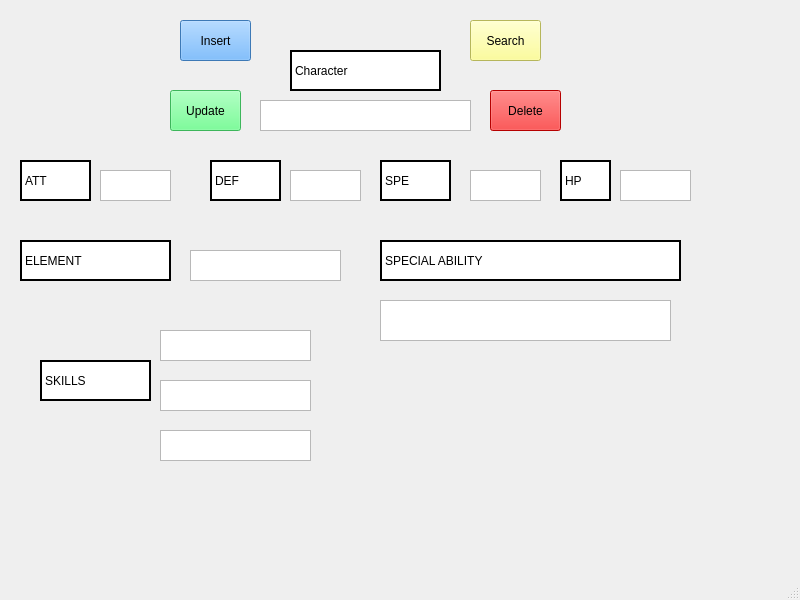
<?xml version="1.0" encoding="UTF-8"?>
<ui version="4.0">
 <class>MainWindow</class>
 <widget class="QMainWindow" name="MainWindow">
  <property name="geometry">
   <rect>
    <x>0</x>
    <y>0</y>
    <width>800</width>
    <height>600</height>
   </rect>
  </property>
  <property name="windowTitle">
   <string>MainWindow</string>
  </property>
  <widget class="QWidget" name="centralwidget">
   <widget class="QTextEdit" name="characterEdit">
    <property name="geometry">
     <rect>
      <x>260</x>
      <y>100</y>
      <width>211</width>
      <height>31</height>
     </rect>
    </property>
   </widget>
   <widget class="QLabel" name="Character">
    <property name="geometry">
     <rect>
      <x>290</x>
      <y>50</y>
      <width>151</width>
      <height>41</height>
     </rect>
    </property>
    <property name="styleSheet">
     <string notr="true">font: 700 20pt &quot;Segoe UI&quot;;
background-color: rgb(255, 255, 255);
color: rgb(0, 0, 0);
border: 2px solid black;</string>
    </property>
    <property name="text">
     <string>Character</string>
    </property>
   </widget>
   <widget class="QLabel" name="ATT">
    <property name="geometry">
     <rect>
      <x>20</x>
      <y>160</y>
      <width>71</width>
      <height>41</height>
     </rect>
    </property>
    <property name="styleSheet">
     <string notr="true">font: 700 20pt &quot;Segoe UI&quot;;
background-color: rgb(255, 255, 255);
color: rgb(0, 0, 0);
border: 2px solid black;</string>
    </property>
    <property name="text">
     <string>ATT</string>
    </property>
   </widget>
   <widget class="QLabel" name="DEF">
    <property name="geometry">
     <rect>
      <x>210</x>
      <y>160</y>
      <width>71</width>
      <height>41</height>
     </rect>
    </property>
    <property name="styleSheet">
     <string notr="true">font: 700 20pt &quot;Segoe UI&quot;;
background-color: rgb(255, 255, 255);
color: rgb(0, 0, 0);
border: 2px solid black;</string>
    </property>
    <property name="text">
     <string>DEF</string>
    </property>
   </widget>
   <widget class="QLabel" name="SPE">
    <property name="geometry">
     <rect>
      <x>380</x>
      <y>160</y>
      <width>71</width>
      <height>41</height>
     </rect>
    </property>
    <property name="styleSheet">
     <string notr="true">font: 700 20pt &quot;Segoe UI&quot;;
background-color: rgb(255, 255, 255);
color: rgb(0, 0, 0);
border: 2px solid black;</string>
    </property>
    <property name="text">
     <string>SPE</string>
    </property>
   </widget>
   <widget class="QLabel" name="HP">
    <property name="geometry">
     <rect>
      <x>560</x>
      <y>160</y>
      <width>51</width>
      <height>41</height>
     </rect>
    </property>
    <property name="styleSheet">
     <string notr="true">font: 700 20pt &quot;Segoe UI&quot;;
background-color: rgb(255, 255, 255);
color: rgb(0, 0, 0);
border: 2px solid black;</string>
    </property>
    <property name="text">
     <string>HP</string>
    </property>
   </widget>
   <widget class="QTextEdit" name="att_Edit">
    <property name="geometry">
     <rect>
      <x>100</x>
      <y>170</y>
      <width>71</width>
      <height>31</height>
     </rect>
    </property>
   </widget>
   <widget class="QTextEdit" name="def_Edit">
    <property name="geometry">
     <rect>
      <x>290</x>
      <y>170</y>
      <width>71</width>
      <height>31</height>
     </rect>
    </property>
   </widget>
   <widget class="QTextEdit" name="spe_Edit">
    <property name="geometry">
     <rect>
      <x>470</x>
      <y>170</y>
      <width>71</width>
      <height>31</height>
     </rect>
    </property>
   </widget>
   <widget class="QTextEdit" name="hp_Edit">
    <property name="geometry">
     <rect>
      <x>620</x>
      <y>170</y>
      <width>71</width>
      <height>31</height>
     </rect>
    </property>
   </widget>
   <widget class="QLabel" name="Element">
    <property name="geometry">
     <rect>
      <x>20</x>
      <y>240</y>
      <width>151</width>
      <height>41</height>
     </rect>
    </property>
    <property name="styleSheet">
     <string notr="true">font: 700 20pt &quot;Segoe UI&quot;;
background-color: rgb(255, 255, 255);
color: rgb(0, 0, 0);
border: 2px solid black;</string>
    </property>
    <property name="text">
     <string>ELEMENT</string>
    </property>
   </widget>
   <widget class="QTextEdit" name="elementEdit">
    <property name="geometry">
     <rect>
      <x>190</x>
      <y>250</y>
      <width>151</width>
      <height>31</height>
     </rect>
    </property>
   </widget>
   <widget class="QLabel" name="Skills">
    <property name="geometry">
     <rect>
      <x>40</x>
      <y>360</y>
      <width>111</width>
      <height>41</height>
     </rect>
    </property>
    <property name="styleSheet">
     <string notr="true">font: 700 20pt &quot;Segoe UI&quot;;
background-color: rgb(255, 255, 255);
color: rgb(0, 0, 0);
border: 2px solid black;</string>
    </property>
    <property name="text">
     <string>SKILLS</string>
    </property>
   </widget>
   <widget class="QTextEdit" name="skill_Edit">
    <property name="geometry">
     <rect>
      <x>160</x>
      <y>330</y>
      <width>151</width>
      <height>31</height>
     </rect>
    </property>
   </widget>
   <widget class="QTextEdit" name="skill_Edit_2">
    <property name="geometry">
     <rect>
      <x>160</x>
      <y>380</y>
      <width>151</width>
      <height>31</height>
     </rect>
    </property>
   </widget>
   <widget class="QTextEdit" name="skill_Edit_3">
    <property name="geometry">
     <rect>
      <x>160</x>
      <y>430</y>
      <width>151</width>
      <height>31</height>
     </rect>
    </property>
   </widget>
   <widget class="QLabel" name="spec_Ability">
    <property name="geometry">
     <rect>
      <x>380</x>
      <y>240</y>
      <width>301</width>
      <height>41</height>
     </rect>
    </property>
    <property name="styleSheet">
     <string notr="true">font: 700 20pt &quot;Segoe UI&quot;;
background-color: rgb(255, 255, 255);
color: rgb(0, 0, 0);
border: 2px solid black;</string>
    </property>
    <property name="text">
     <string>SPECIAL ABILITY</string>
    </property>
   </widget>
   <widget class="QTextEdit" name="specialAbility_Edit">
    <property name="geometry">
     <rect>
      <x>380</x>
      <y>300</y>
      <width>291</width>
      <height>41</height>
     </rect>
    </property>
   </widget>
   <widget class="QPushButton" name="Get_Button">
    <property name="geometry">
     <rect>
      <x>470</x>
      <y>20</y>
      <width>71</width>
      <height>41</height>
     </rect>
    </property>
    <property name="styleSheet">
     <string notr="true">color: rgb(0, 0, 0);
background-color: rgb(255, 255, 127);</string>
    </property>
    <property name="text">
     <string>Search</string>
    </property>
   </widget>
   <widget class="QPushButton" name="Insert_Button">
    <property name="geometry">
     <rect>
      <x>180</x>
      <y>20</y>
      <width>71</width>
      <height>41</height>
     </rect>
    </property>
    <property name="styleSheet">
     <string notr="true">color: rgb(0, 0, 0);
background-color: rgb(85, 170, 255);</string>
    </property>
    <property name="text">
     <string>Insert</string>
    </property>
   </widget>
   <widget class="QPushButton" name="Insert_Button_2">
    <property name="geometry">
     <rect>
      <x>170</x>
      <y>90</y>
      <width>71</width>
      <height>41</height>
     </rect>
    </property>
    <property name="styleSheet">
     <string notr="true">color: rgb(0, 0, 0);
background-color: rgb(85, 255, 127);</string>
    </property>
    <property name="text">
     <string>Update</string>
    </property>
   </widget>
   <widget class="QPushButton" name="Get_Button_2">
    <property name="geometry">
     <rect>
      <x>490</x>
      <y>90</y>
      <width>71</width>
      <height>41</height>
     </rect>
    </property>
    <property name="styleSheet">
     <string notr="true">color: rgb(0, 0, 0);
background-color: rgb(255, 0, 0);</string>
    </property>
    <property name="text">
     <string>Delete</string>
    </property>
   </widget>
  </widget>
  <widget class="QMenuBar" name="menubar">
   <property name="geometry">
    <rect>
     <x>0</x>
     <y>0</y>
     <width>800</width>
     <height>21</height>
    </rect>
   </property>
  </widget>
  <widget class="QStatusBar" name="statusbar"/>
 </widget>
 <resources/>
 <connections/>
</ui>
